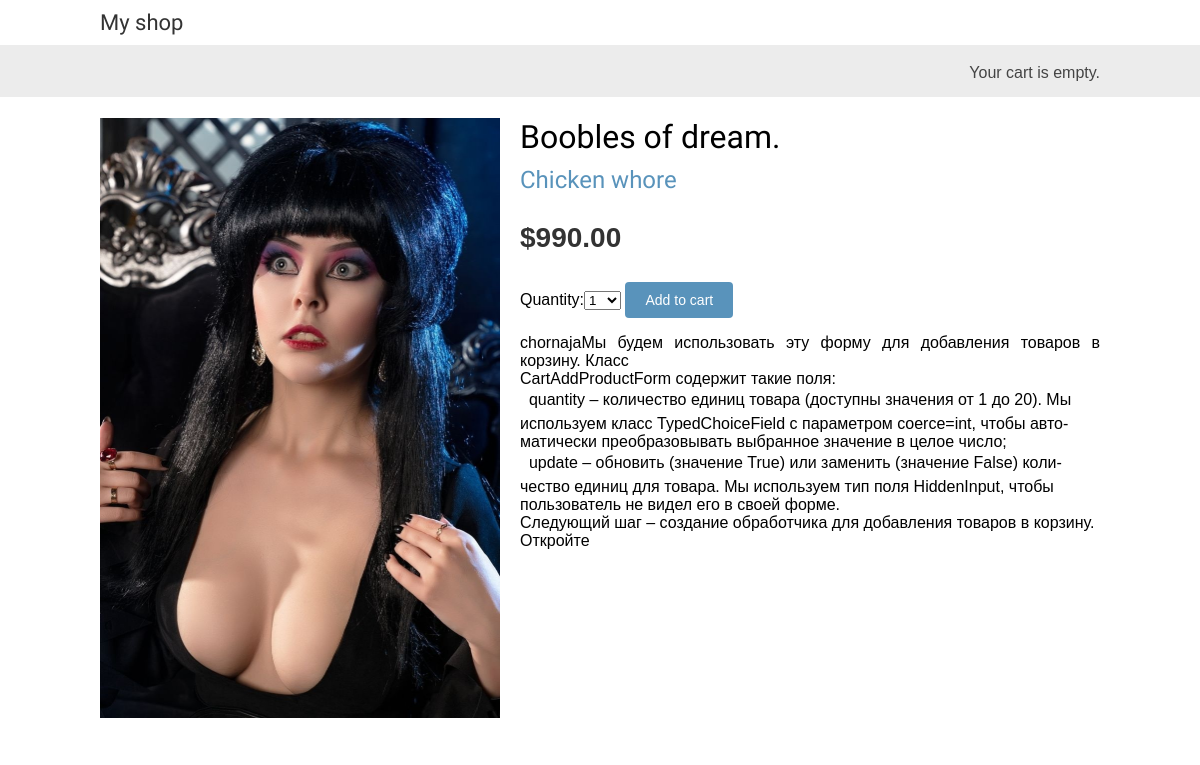
Screenshot of /4/boobles-dream/ with the database file from the repository.
### shop/models.py (models this page shows, shortened)
class Product(models.Model):
    category = models.ForeignKey(Category,
                                 related_name='products',
                                 on_delete=models.CASCADE)
    name = models.CharField(max_length=200, default='soska', db_index=True)
    slug = models.SlugField(max_length=200, default='soska', db_index=True)
    image = models.ImageField(upload_to='products/%Y/%m/%d', blank=True)
    description = models.TextField(blank=True)
    price = models.DecimalField(max_digits=10, decimal_places=2)
    available = models.BooleanField(default=True)
    created = models.DateTimeField(auto_now_add=True)
    updated = models.DateTimeField(auto_now=True)
    class Meta:
        ordering = ('name',)
        index_together = (('id','slug'),)

class Category(models.Model):
    name = models.CharField(max_length=200, default='soska', db_index=True)
    slug = models.SlugField(max_length=200, default='soska', unique=True)
    class Meta:
        ordering = ('name',)
        verbose_name = 'category'
        verbose_name_plural = 'categories'
    def __str__(self):
        return self.name
    def get_absolute_url(self):
        return reverse('shop:product_list_by_category', args=[self.slug])

### shop/views.py (the view)
# urls.py: path('<int:id>/<slug:slug>/', views.product_detail,
def product_detail(request, id, slug):
    product = get_object_or_404(Product,
                                id=id,
                                slug=slug,
                                available=True)
    cart_product_form = CartAddProductForm()
    r = Recommender()
    recommended_products = r.suggest_products_for([product],4)
    return render(request,
                  'shop/product/detail.html',
                  {'product': product,
                   'cart_product_form': cart_product_form,
                   'recommended_products': recommended_products})

### cart/forms.py
class CartAddProductForm(forms.Form):
    quantity = forms.TypedChoiceField(choices=PRODUCT_QUANTITY_CHOICES,
                                      coerce=int,
                                      label=('Quantity'))
    update = forms.BooleanField(required=False,
                                initial=False,
                                widget=forms.HiddenInput)

### cart/cart.py (called while the page is built)
    def __len__(self):
        return sum (item['quantity'] for item in self.cart.values())

### cart/context_processors.py (called while the page is built)
def cart(request):
    return {'cart': Cart(request)}

### shop/recommender.py (called while the page is built, shortened)
    def get_product_key(self, id):
        return 'product:{}:purchased_with'.format(id)

    def suggest_products_for(self, products, max_results=6):
        product_ids = [p.id for p in products]
        if len(products) == 1:
            suggestions = r.zrange(
                    self.get_product_key(product_ids[0]),
                    0, -1, desc=True)[:max_results]
        suggested_products_ids = [int(id) for id in suggestions]
        suggested_products = list(Product.objects.filter(id__in=suggested_products_ids))
        suggested_products.sort(key=lambda x: suggested_products_ids.index(x.id))
        return suggested_products

### shop/templates/shop/product/detail.html (shortened to what this page needs)
{% extends "shop/base.html" %}
{% load static %}
{% block content %}
  <div class="product-detail">
    <img src="{% if product.image %}{{ product.image.url }}{% else %}{% static "img/no_image.png" %}{% endif %}">
    <h1>{{ product.name }}</h1>
    <h2><a href="{{ product.category.get_absolute_url }}">{{product.category }}</a></h2>
    <p class="price">${{ product.price }}</p>
    <form action="{% url "cart:cart_add" product.id %}" method="post">
      {{ cart_product_form }}
      <input type="submit" value="Add to cart">
    </form>
    {{ product.description|linebreaks }}
  </div>
{% endblock %}

### shop/static/css/base.css (style rules this page uses)
body { margin:0; padding:0; font-family:helvetica, sans-serif; }
h1, h2, h3, h4, h5, h6 { font-family: 'Ubuntu', sans-serif; font-weight:normal; }
a { text-decoration:none; color:#5993bb; }
a.button, input[type="submit"] { color:#fff; background:#5993bb; border-radius:4px; padding:10px 20px; font-size:14px; border:0; }
.product-detail { text-align:justify; }
.product-detail .price { color:#333; font-size:28px; font-weight:bold; }
.product-detail img { width:40%; float:left; padding:0 20px 20px 0; }
.product-detail h1 { margin-bottom:0; }
.product-detail h2 { margin-top:10px; }

### rows the page displays
Product: image (picture), name "Boobles of dream.", category "Chicken whore", price "990.00", description "chornajaМы будем использовать эту форму для добавления товаров в корзину. Класс CartAddProductForm содержит такие поля:   quantity – количество единиц товара (доступны значения от 1 до 20). Мы используем класс TypedChoiceField с параметром coerce=int, чтобы авто- матически преобразовывать выбранное значение в целое число;   update – обновить (значение True) или заменить (значение False) коли- чество единиц для товара. Мы используем тип поля HiddenInput, чтобы пользователь не видел его в своей форме. Следующий шаг – создание обработчика для добавления товаров в корзину. Откройте"
